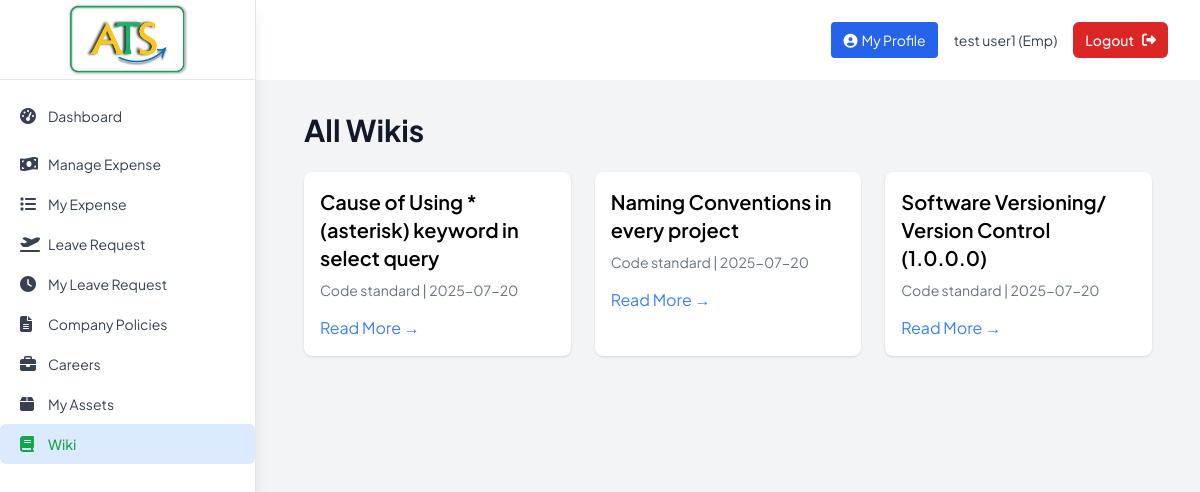
The app's page /employee/wiki (signed in) with its own data.
### tables this page shows
CREATE TABLE TblWikiPage (
                WikiId       INTEGER PRIMARY KEY AUTOINCREMENT,
                CategoryId   INTEGER NOT NULL,
                Title        TEXT    NOT NULL,
                Descri       TEXT,
                InsertedDate DATETIME DEFAULT CURRENT_TIMESTAMP,
                RowStatus    INTEGER DEFAULT 0,
                FOREIGN KEY (CategoryId) REFERENCES TblWikiCategory(CategoryId)
            );

CREATE TABLE TblWikiCategory (
                CategoryId INTEGER PRIMARY KEY AUTOINCREMENT,
                Category   TEXT    NOT NULL,
                CatImg     TEXT,
                inserted_date DATETIME DEFAULT CURRENT_TIMESTAMP
            );

### app.py (the view)
@app.route('/employee/wiki')
def employee_wiki_list():
    if 'user_id' not in session or session['emp_type'] != 'emp':
        return redirect(url_for('login'))
    wikis = db.get_wiki_pages()
    return render_template('wiki_list.html', wikis=wikis)

### app.py (called while the page is built)
@app.template_filter('todate')
def todate(value):
    if not value:
        return ''
    if isinstance(value, datetime):
        return value.date()
    s = str(value).strip()
    for fmt in ('%Y-%m-%d %H:%M:%S', '%Y-%m-%d'):
        try:
            return datetime.strptime(s, fmt).date()
        except ValueError:
            continue
    try:
        return datetime.strptime(s[:10], '%Y-%m-%d').date()
    except Exception:
        return s  # give up, return raw

### database.py (called while the page is built)
    def get_connection(self):
        return sqlite3.connect(self.db_name)

    def get_wiki_pages(self):
        conn = self.get_connection()
        cursor = conn.cursor()
        cursor.execute('''
            SELECT wp.WikiId, wp.Title, wp.Descri, wp.InsertedDate, wc.Category, wc.CatImg
            FROM TblWikiPage wp
            JOIN TblWikiCategory wc ON wp.CategoryId = wc.CategoryId
            WHERE wp.RowStatus = 0
            ORDER BY wp.InsertedDate DESC
        ''')
        pages = cursor.fetchall()
        conn.close()
        return pages

### templates/wiki_list.html (shortened to what this page needs)
{% extends "base.html" %}
{% block content %}
<div class="max-w-6xl mx-auto px-4">
    <h1 class="text-3xl font-bold text-gray-900 mb-6"> All Wikis </h1>
<div class="max-w-6xl mx-auto grid grid-cols-1 md:grid-cols-2 lg:grid-cols-3 gap-6">
  {% for w in wikis %}
  <div class="bg-white shadow rounded-lg p-4 hover:shadow-lg transition">
    <h2 class="text-xl font-semibold mb-2">{{ w[1] }}</h2>
    <p class="text-sm text-gray-500">{{ w[4] }} | {{ w[3]|todate }}</p>
    <a href="{{ url_for('wiki_detail', wiki_id=w[0]) }}"
       class="inline-block mt-4 text-primary hover:underline">
      Read More →
    </a>
  </div>
  {% endfor %}
</div>
</div>
{% endblock %}

### templates/base.html (style rules this page uses)
html { scroll-behavior: smooth }
body { font-family: "Plus Jakarta Sans", sans-serif }

### records on screen
TblWikiPage: Title "Cause of Using * (asterisk) keyword in select query", Category "Code standard", InsertedDate "2025-07-20"
TblWikiPage: Title "Naming Conventions in every project", Category "Code standard", InsertedDate "2025-07-20"
TblWikiPage: Title "Software Versioning/ Version Control (1.0.0.0)", Category "Code standard", InsertedDate "2025-07-20"

### other values on screen
{{ label }} "Dashboard Manage Expense My Expense Leave Request My Leave Request Company Policies Careers My Assets Wiki"
{{ session.first_name }} "test user1"
{{ session.emp_type.title() }} "Emp"
